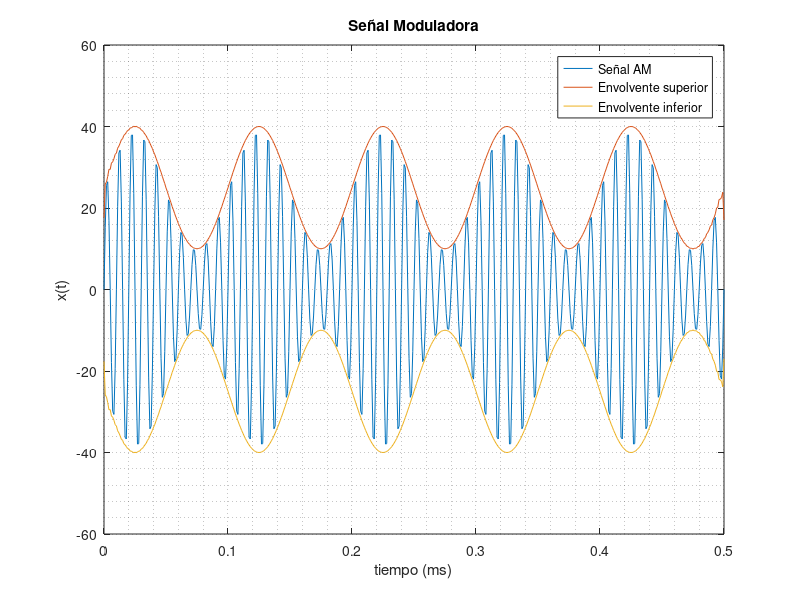

Recreate this plot in MATLAB.
clear all;close all;clc

%Variables de control
Ec = 25;
Em = 15;
m = 0.6;
Vmax = Ec+Em;
Vmin = Ec-Em; 
fc=100;
fm = 10;
Ts=0.5;         %Tiempo de muestreo
t = 0:1e-3:Ts; %Tiempo



%Señal moduladora
x = Ec*sin(2*pi*fc*t)-m*(Ec/2)*cos(2*pi*(fc+fm)*t)...
    +m*(Ec/2)*cos(2*pi*(fc-fm)*t);
%Envolvente
dt=1/fc;
n = t * dt;% serie temporal
z = hilbert(x);% transformada de Hilbert
a = abs(z);% envolvente
figure("Name","Envolvente");
plot(t,x,t,a,t,(a*-1));
title('Señal Moduladora')
xlabel('tiempo (ms)');
ylabel('x(t)'); grid minor;
legend("Señal AM","Envolvente superior","Envolvente inferior");
